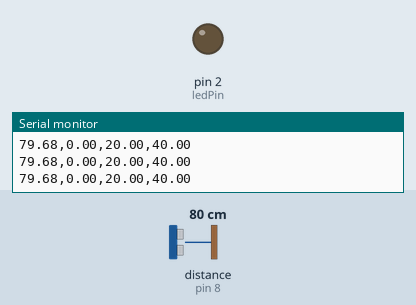
Bench run of a sketch on a simulated Arduino Uno, built with avr-gcc and run on an emulated ATmega328P. Shown: output pins drawn as LEDs (lit = HIGH), the last lines printed to the serial monitor. Wiring (inferred from the names in the program): ultrasonic range finder: trigger pin 7; echo pin 8. The inputs (shaded band) are chosen by the test bench; at power-on: distance to the obstacle (sensor on pin 8) 80 cm. The echo pulse lasts 58.3 µs per cm; pins used as bus, display or sensor lines are not drawn.

Above: at 1.2 s.
1.3 s: distance to the obstacle (sensor on pin 8) set to 23 cm
2.8 s: distance to the obstacle (sensor on pin 8) set to 18 cm
At 4.0 s:
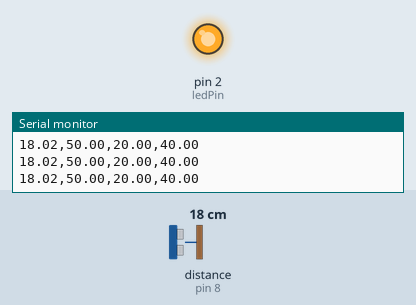
4.3 s: distance to the obstacle (sensor on pin 8) set to 37 cm
5.8 s: distance to the obstacle (sensor on pin 8) set to 42 cm
At 6.8 s:
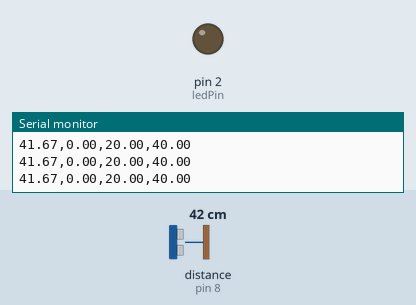
7.3 s: distance to the obstacle (sensor on pin 8) set to 2 cm
At 7.8 s:
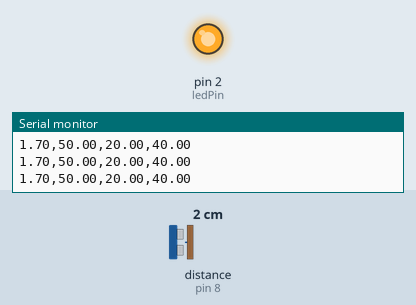
Timing chart, 0 to 9.8 s (numbered marks = the images above; inputs shaded):
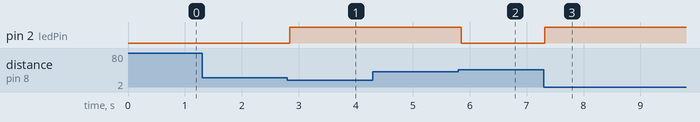

Measured:
- the behaviour switches between 21 and 20 cm on distance to the obstacle (sensor on pin 8) (found by bisection; images 0 and 1)
- the behaviour switches between 39 and 40 cm on distance to the obstacle (sensor on pin 8) (found by bisection; images 1 and 2)
- after the input at 2.8 s, pin 2 (ledPin): LOW → HIGH at once
- after the input at 5.8 s, pin 2 (ledPin): HIGH → LOW after 0.05 s
- after the input at 7.3 s, pin 2 (ledPin): LOW → HIGH at once

The sketch:

sr_04_Hysteresis_led.ino
```cpp
/*
 * HC-SR04 with Hysteresis Filter + LED Indicator Example
 *
 * Demonstrates how hysteresis prevents rapid on/off switching
 * when a measurement hovers near a threshold.
 *
 * LED on pin 2 turns ON when object is in range (close)
 *
 * USE CASE: Proximity detection with stable output
 */

const int trigPin = 7;
const int echoPin = 8;
const int ledPin = 2;  // LED indicator pin

float duration, distance;

// Hysteresis thresholds (in cm)
const float LOWER_THRESHOLD = 20.0;  // Object must be closer than 20cm to trigger
const float UPPER_THRESHOLD = 40.0;  // Object must move beyond 40cm to release

// Hysteresis state
bool is_close = false;  // Tracks if object is considered "close"

// Function: Apply hysteresis to prevent rapid switching
bool hysteresis_filter(float input) {
  // Current state determines which threshold to check

  if (is_close) {
    // Object is currently "close"
    // Only switch to "far" if distance exceeds UPPER threshold
    if (input > UPPER_THRESHOLD) {
      is_close = false;
    }
  } else {
    // Object is currently "far"
    // Only switch to "close" if distance drops below LOWER threshold
    if (input < LOWER_THRESHOLD) {
      is_close = true;
    }
  }

  return is_close;
}

void setup() {
  pinMode(trigPin, OUTPUT);
  pinMode(echoPin, INPUT);
  pinMode(ledPin, OUTPUT);  // Configure LED pin as output
  Serial.begin(115200);

  // Print header for Serial Plotter
  Serial.println("Distance,State,Lower,Upper");

  // Ensure LED starts OFF
  digitalWrite(ledPin, LOW);
}

void loop() {
  // Trigger the ultrasonic sensor
  digitalWrite(trigPin, LOW);
  delayMicroseconds(2);
  digitalWrite(trigPin, HIGH);
  delayMicroseconds(10);
  digitalWrite(trigPin, LOW);

  // Read the echo duration
  duration = pulseIn(echoPin, HIGH);
  distance = (duration * 0.0343) / 2;

  // Apply hysteresis filter
  bool object_detected = hysteresis_filter(distance);

  // Control LED based on detection state
  if (object_detected) {
    digitalWrite(ledPin, HIGH);  // Turn LED ON when object is close
  } else {
    digitalWrite(ledPin, LOW);   // Turn LED OFF when object is far
  }

  // Convert boolean to a value for plotting (0 or 50)
  float state_value = object_detected ? 50.0 : 0.0;

  // Output: Distance, State (as height), and threshold lines
  Serial.print(distance);
  Serial.print(",");
  Serial.print(state_value);
  Serial.print(",");
  Serial.print(LOWER_THRESHOLD);
  Serial.print(",");
  Serial.println(UPPER_THRESHOLD);

  delay(100);  // 10 Hz sampling rate
}

/*
 * HOW HYSTERESIS WORKS:
 *
 * WITHOUT Hysteresis (simple threshold at 30cm):
 * Distance: 31 → 29 → 31 → 30 → 29 → 31
 * Output:   OFF  ON   OFF  OFF  ON   OFF  ← Rapid switching!
 *
 * WITH Hysteresis (lower=20cm, upper=40cm):
 * Distance: 50 → 30 → 25 → 15 → 20 → 30 → 50
 * State:    FAR  FAR  FAR  CLOSE CLOSE CLOSE FAR
 *              ↑                              ↑
 *              Still FAR (>20)                Crosses 40, now FAR
 *
 * The "dead zone" between 20-40cm prevents oscillation!
 *
 * LED BEHAVIOR:
 * - LED OFF when distance > 40 cm (far)
 * - LED stays OFF until distance < 20 cm
 * - LED turns ON when distance < 20 cm (close)
 * - LED stays ON until distance > 40 cm
 * - NO flickering in the 20-40 cm zone!
 *
 * REAL-WORLD ANALOGY:
 * Think of a thermostat:
 * - Set temp: 20°C
 * - Lower threshold: 19°C (heater turns ON)
 * - Upper threshold: 21°C (heater turns OFF)
 *
 * This prevents the heater from rapidly cycling on/off when
 * the temperature hovers around 20°C.
 *
 * PRACTICAL USES:
 * - Obstacle detection for robots (avoid rapid direction changes)
 * - Proximity alarms (stable triggering)
 * - Door sensors (prevent false triggers)
 * - Level detection in tanks
 * - Automatic lighting control
 * - Parking sensors
 *
 * HARDWARE CONNECTIONS:
 * - HC-SR04 TRIG → Arduino Pin 7
 * - HC-SR04 ECHO → Arduino Pin 8
 * - HC-SR04 VCC  → Arduino 5V
 * - HC-SR04 GND  → Arduino GND
 * - LED Anode (+, longer leg) → Arduino Pin 2
 * - LED Cathode (-, shorter leg) → 220Ω Resistor → Arduino GND
 *
 * LED CIRCUIT:
 * Pin 2 ---[LED]---[220Ω]--- GND
 *          ↑
 *       Anode (+)
 *
 * NOTE: Always use a current-limiting resistor (220Ω-1kΩ) with LEDs!
 *
 * SERIAL PLOTTER VIEW:
 * - Blue line: Actual distance (wavy)
 * - Red line: State (flat at 0 or 50)
 * - Green line: Lower threshold (20cm)
 * - Yellow line: Upper threshold (40cm)
 *
 * Notice how the state only changes when crossing the thresholds,
 * not when the distance jiggles in the middle zone!
 *
 * EXPERIMENT:
 * 1. Place hand far from sensor (>40cm) → LED OFF
 * 2. Slowly move hand closer → LED stays OFF until <20cm
 * 3. Hand reaches 15cm → LED turns ON
 * 4. Move hand to 25cm (in dead zone) → LED stays ON
 * 5. Move hand to 35cm (still in dead zone) → LED stays ON
 * 6. Move hand beyond 40cm → LED turns OFF
 * 7. Try moving hand rapidly around 30cm → LED remains stable!
 *
 * CUSTOMIZATION:
 * - Adjust LOWER_THRESHOLD for sensitivity
 * - Adjust UPPER_THRESHOLD for release distance
 * - Larger gap = more stable, but less responsive
 * - Smaller gap = more responsive, but may flicker
 *
 * RECOMMENDED SETTINGS:
 * - For stable detection: 20cm gap (current setting)
 * - For responsive detection: 10cm gap (e.g., 20-30cm)
 * - For very stable (parking sensor): 30cm gap (e.g., 15-45cm)
 */
```
